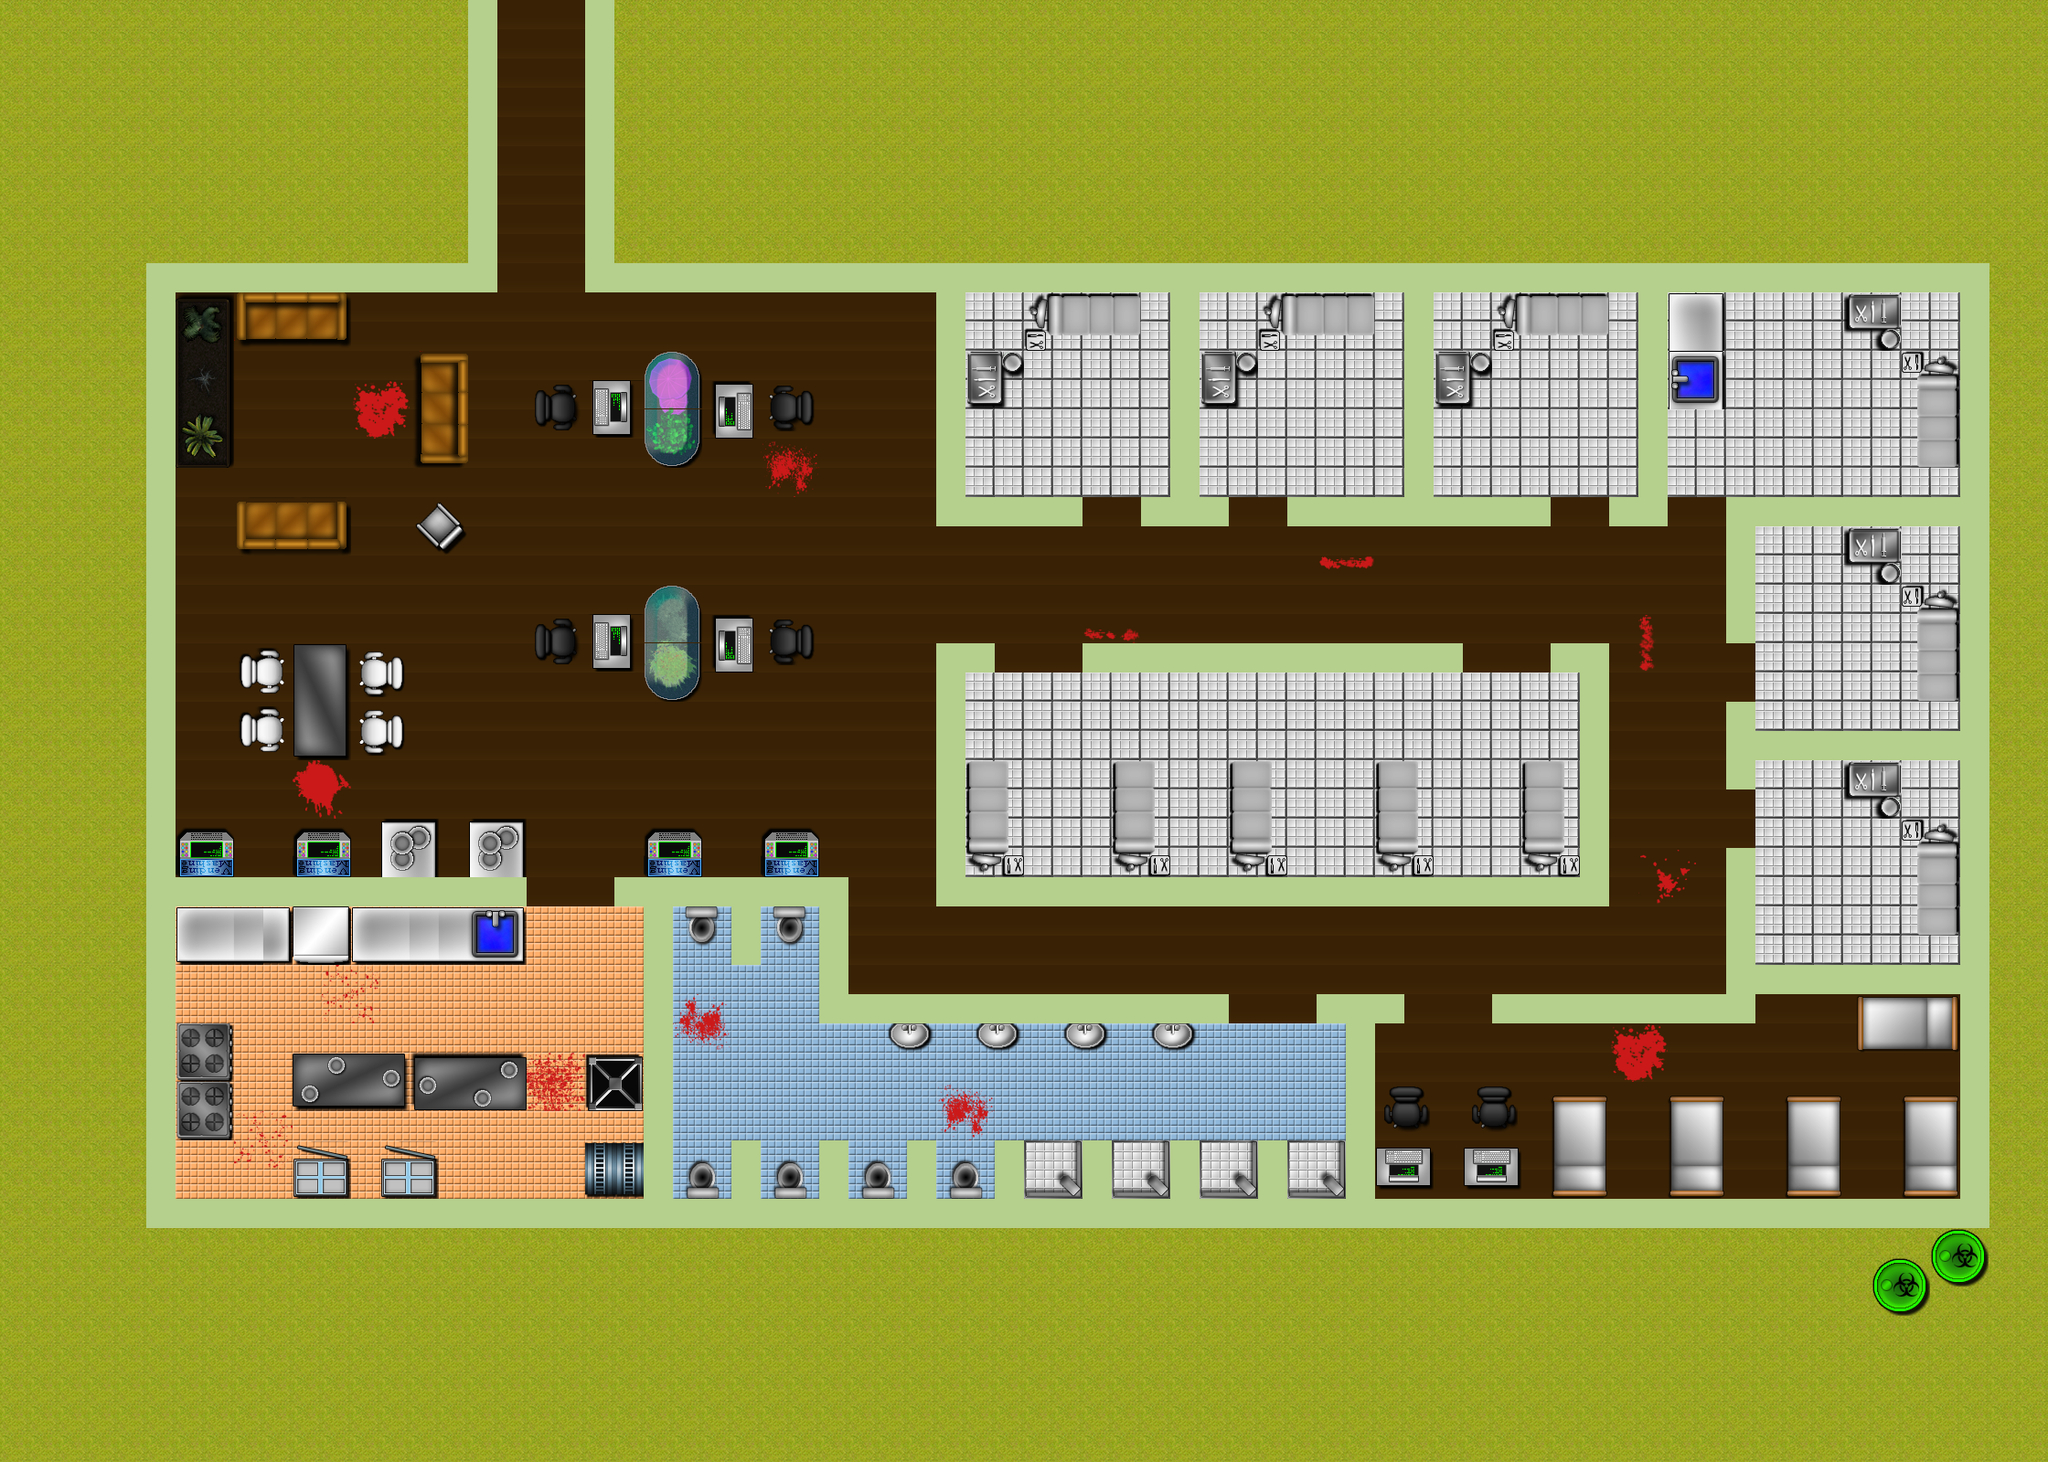

Rendered tile map (Tiled .tmx) drawn with the repository's tilesets; below, a short description and the map source with its tile grids summarised:
An orthogonal 70x50 tile map with 32x32 px tiles, 3 tile layers (ground, walls, decorations), 2 tilesets and 137 objects (116x wall, 20x spawner, player).

<map version="1.8" tiledversion="1.8.2" orientation="orthogonal" renderorder="right-down" width="70" height="50" tilewidth="32" tileheight="32" infinite="0" nextlayerid="5" nextobjectid="155">
 <tileset firstgid="1" name="Tileset (1)" tilewidth="32" tileheight="32" tilecount="1088" columns="32">
  <image source="../img/Tileset (1).png" width="1024" height="1088" />
 </tileset>
 <tileset firstgid="1089" name="Tileset (1)" tilewidth="32" tileheight="32" tilecount="1088" columns="32">
  <image source="../img/Tileset (1).png" width="1024" height="1088" />
 </tileset>
 <layer id="1" name="ground" width="70" height="50">
  <data>[3500 cells, 3470 non-empty, 5 distinct tile ids]</data>
 </layer>
 <layer id="2" name="walls" width="70" height="50">
  <data>[3500 cells, 419 non-empty, 2 distinct tile ids]</data>
 </layer>
 <layer id="3" name="decorations" width="70" height="50">
  <data>[3500 cells, 478 non-empty, 198 distinct tile ids]</data>
 </layer>
 <objectgroup id="4" name="obstacles">
  <object id="1" name="wall" x="512" y="0" width="32" height="320" />
  <object id="2" name="wall" x="160" y="288" width="352" height="32" />
  <object id="3" name="wall" x="160" y="320" width="32" height="1024" />
  <object id="4" name="wall" x="192" y="1312" width="1984" height="32" />
  <object id="5" name="wall" x="2144" y="288" width="32" height="1024" />
  <object id="6" name="wall" x="640" y="0" width="32" height="320" />
  <object id="7" name="wall" x="672" y="288" width="1472" height="32" />
  <object id="8" name="wall" x="192" y="960" width="384" height="32" />
  <object id="9" name="wall" x="672" y="960" width="256" height="32" />
  <object id="10" name="wall" x="800" y="992" width="32" height="64" />
  <object id="11" name="wall" x="896" y="992" width="32" height="128" />
  <object id="12" name="wall" x="928" y="1088" width="416" height="32" />
  <object id="13" name="wall" x="1440" y="1088" width="96" height="32" />
  <object id="14" name="wall" x="1632" y="1088" width="288" height="32" />
  <object id="15" name="wall" x="1888" y="928" width="32" height="160" />
  <object id="16" name="wall" x="1888" y="768" width="32" height="96" />
  <object id="17" name="wall" x="1888" y="544" width="32" height="160" />
  <object id="18" name="wall" x="1760" y="544" width="64" height="32" />
  <object id="19" name="wall" x="1408" y="544" width="288" height="32" />
  <object id="20" name="wall" x="1248" y="544" width="96" height="32" />
  <object id="21" name="wall" x="1024" y="544" width="160" height="32" />
  <object id="22" name="wall" x="1024" y="704" width="64" height="32" />
  <object id="23" name="wall" x="1184" y="704" width="416" height="32" />
  <object id="24" name="wall" x="1696" y="704" width="64" height="32" />
  <object id="25" name="wall" x="1728" y="736" width="32" height="256" />
  <object id="26" name="wall" x="1024" y="960" width="704" height="32" />
  <object id="27" name="wall" x="1024" y="736" width="32" height="224" />
  <object id="28" name="wall" x="704" y="992" width="32" height="320" />
  <object id="29" name="wall" x="800" y="1248" width="32" height="64" />
  <object id="30" name="wall" x="896" y="1248" width="32" height="64" />
  <object id="31" name="wall" x="992" y="1248" width="32" height="64" />
  <object id="32" name="wall" x="1088" y="1248" width="32" height="64" />
  <object id="33" name="wall" x="1184" y="1248" width="32" height="64" />
  <object id="34" name="wall" x="1280" y="1248" width="32" height="64" />
  <object id="35" name="wall" x="1376" y="1248" width="32" height="64" />
  <object id="36" name="wall" x="1472" y="1120" width="32" height="192" />
  <object id="37" name="wall" x="1920" y="544" width="224" height="32" />
  <object id="38" name="wall" x="1920" y="800" width="224" height="32" />
  <object id="39" name="wall" x="1920" y="1056" width="224" height="32" />
  <object id="40" name="wall" x="1792" y="320" width="32" height="224" />
  <object id="41" name="wall" x="1536" y="320" width="32" height="224" />
  <object id="42" name="wall" x="1280" y="320" width="32" height="224" />
  <object id="43" name="wall" x="1024" y="320" width="32" height="224" />
  <object id="45" name="wall" x="416" y="896" width="64" height="64" />
  <object id="46" name="wall" x="512" y="896" width="64" height="64" />
  <object id="47" name="wall" x="320" y="928" width="64" height="32" />
  <object id="48" name="wall" x="192" y="928" width="64" height="32" />
  <object id="49" name="wall" x="704" y="928" width="64" height="32" />
  <object id="50" name="wall" x="832" y="928" width="64" height="32" />
  <object id="51" name="wall" x="192" y="992" width="384" height="64" />
  <object id="52" name="wall" x="192" y="1120" width="64" height="128" />
  <object id="53" name="wall" x="320" y="1152" width="256" height="64" />
  <object id="54" name="wall" x="640" y="1152" width="64" height="64" />
  <object id="55" name="wall" x="640" y="1248" width="64" height="64" />
  <object id="56" name="wall" x="416" y="1280" width="64" height="32" />
  <object id="57" name="wall" x="320" y="1280" width="64" height="32" />
  <object id="58" name="wall" x="320" y="704" width="64" height="128" />
  <object id="59" name="wall" x="256" y="544" width="128" height="64" />
  <object id="60" name="wall" x="448" y="384" width="64" height="128" />
  <object id="61" name="wall" x="256" y="320" width="128" height="64" />
  <object id="62" name="wall" x="192" y="320" width="64" height="192" />
  <object id="65" name="wall" x="2016" y="832" width="64" height="32" />
  <object id="66" name="wall" x="2016" y="576" width="64" height="32" />
  <object id="67" name="wall" x="2016" y="320" width="64" height="32" />
  <object id="68" name="wall" x="1824" y="320" width="64" height="128" />
  <object id="69" name="wall" x="1568" y="384" width="32" height="64" />
  <object id="70" name="wall" x="1312" y="384" width="32" height="64" />
  <object id="71" name="wall" x="1056" y="384" width="32" height="64" />
  <object id="72" name="wall" x="467" y="563" width="28" height="23" />
  <object id="73" name="wall" x="647" y="416" width="41" height="60" />
  <object id="74" name="wall" x="609" y="439" width="18" height="20" />
  <object id="75" name="wall" x="780" y="420" width="45" height="59" />
  <object id="76" name="wall" x="849" y="435" width="16" height="18" />
  <object id="77" name="wall" x="648" y="673" width="41" height="59" />
  <object id="78" name="wall" x="610" y="698" width="19" height="16" />
  <object id="79" name="wall" x="783" y="675" width="39" height="61" />
  <object id="80" name="wall" x="852" y="692" width="19" height="18" />
  <object id="81" name="wall" x="712" y="652" width="46" height="105" />
  <object id="82" name="wall" x="712" y="395" width="47" height="104" />
  <object id="83" name="wall" x="402" y="727" width="19" height="23" />
  <object id="84" name="wall" x="285" y="721" width="19" height="26" />
  <object id="85" name="wall" x="281" y="789" width="25" height="22" />
  <object id="86" name="wall" x="400" y="790" width="21" height="23" />
  <object id="87" name="wall" x="748" y="995" width="37" height="19" />
  <object id="89" name="wall" x="750" y="1290" width="37" height="19" />
  <object id="90" name="wall" x="846" y="1290" width="37" height="19" />
  <object id="91" name="wall" x="942" y="1291" width="37" height="19" />
  <object id="92" name="wall" x="1037" y="1290" width="37" height="19" />
  <object id="88" name="wall" x="847" y="995" width="36" height="21" />
  <object id="93" name="wall" x="980" y="1120" width="32" height="20" />
  <object id="94" name="wall" x="1074" y="1120" width="31" height="20" />
  <object id="95" name="wall" x="1170" y="1119" width="33" height="22" />
  <object id="96" name="wall" x="1265" y="1120" width="34" height="22" />
  <object id="97" name="wall" x="1505" y="1256" width="59" height="42" />
  </objectgroup>
</map>
<!-- 43 of 137 objects omitted -->
